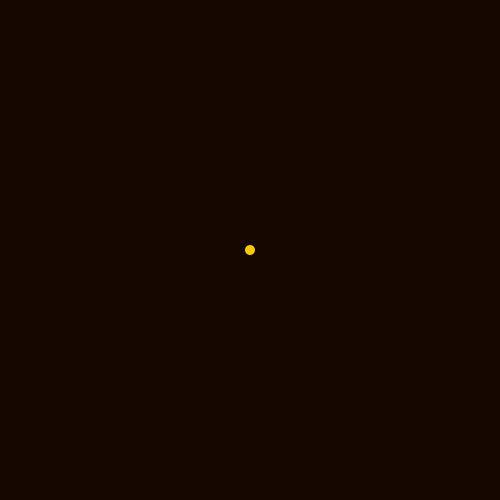
Frame 1 (no input)
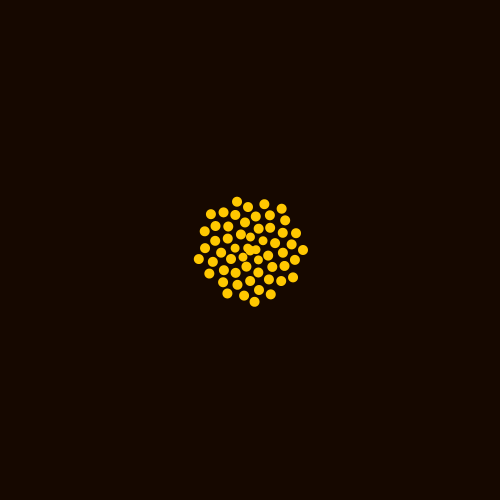
Frame 60 (the mouse pressed at the canvas centre just before this capture)
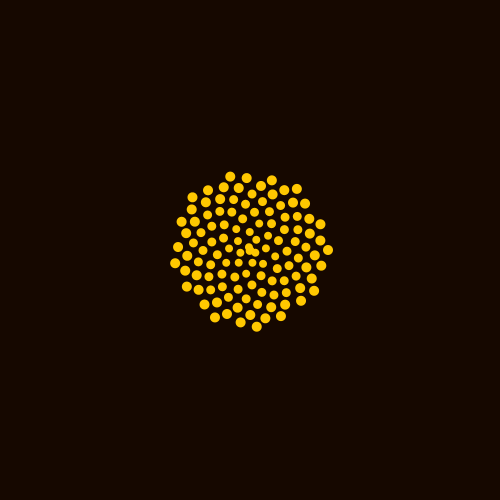
Frame 120 (the mouse held since frame 60 and released just before this capture)

The Processing sketch that drew these frames (run headless with seeded random() and noise(); from frame 60 on, the mouse is pressed at the canvas centre):

// Processing sketch: Sunflower
// ── Sunflower.pde
// Fond at: https://www.openprocessing.org/sketch/218757

final float PHI = (1 + sqrt(5))/2;  //golden ratio
ArrayList<Ball> balls;
int counter = 0;


/*------------------------------*/


void setup()
{
  size(500, 500);
  balls = new ArrayList<Ball>();
  balls.add (new Ball(10, 0));
  
  noStroke();  
  fill(255, 200, 0);
}


/*------------------------------*/


void draw()
{
  background(22, 8, 0);
 
  //loop backwards to test the balls from the center to the edges
  for (int i = balls.size() - 1; i >= 0; i--)
  {
    Ball b = balls.get(i);
    b.move(i, balls);
    b.display();
    if (b.isDead())  balls.remove(i);    
  }
  
  counter++;
  balls.add (new Ball(10 - (counter%500)/50, counter*PHI*TAU));  
}


/*------------------------------*/


class Ball
{
  PVector center,  //screen center
             pos,  //position
             dir;  //direction
  float diam;  //diameter
  
  ////////////
  
  Ball(float diam_, float angle)
  {
    center = new PVector(width/2, height/2, 1); 
    pos = center.get();
    dir = new PVector(cos(angle), sin(angle), 0);
    diam = diam_;
  }
  
  ///////////
  
  void move(int id, ArrayList<Ball> balls)
  {
    //tests if balls created afterwards are too close
    for (int i = id + 1; i < balls.size() - 1; i++)
    {
      Ball b = balls.get(i);
      if (PVector.dist(pos, b.pos) < 12)  pos.add(dir);
    }
  }
   
  /////////// 
   
  void display()
  {
    ellipse(pos.x, pos.y, diam, diam);
  }
  
  ///////////
  
  boolean isDead()
  {
    if (PVector.dist(pos, center) > width/3) return true;
    else return false;
  }
}
